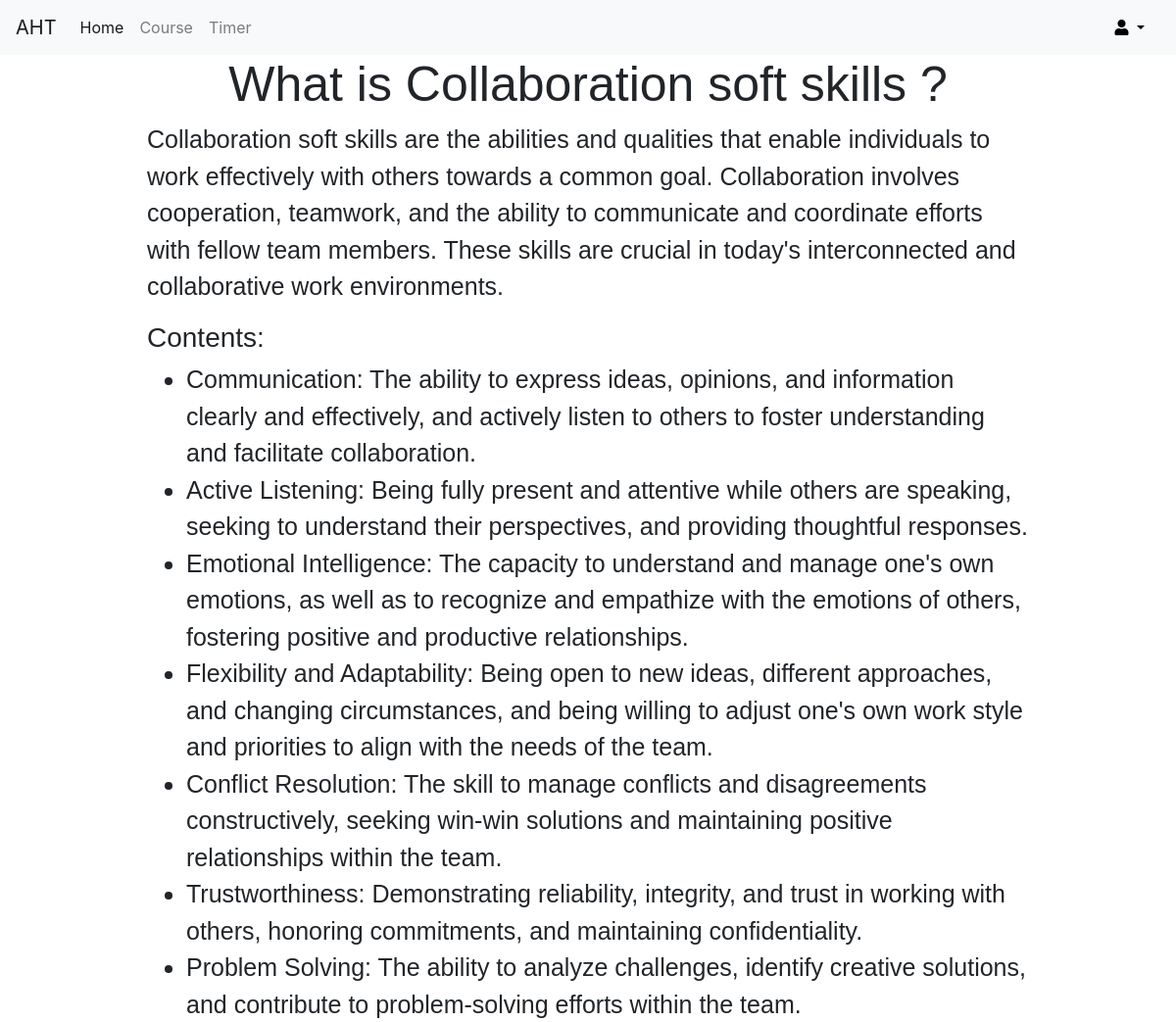
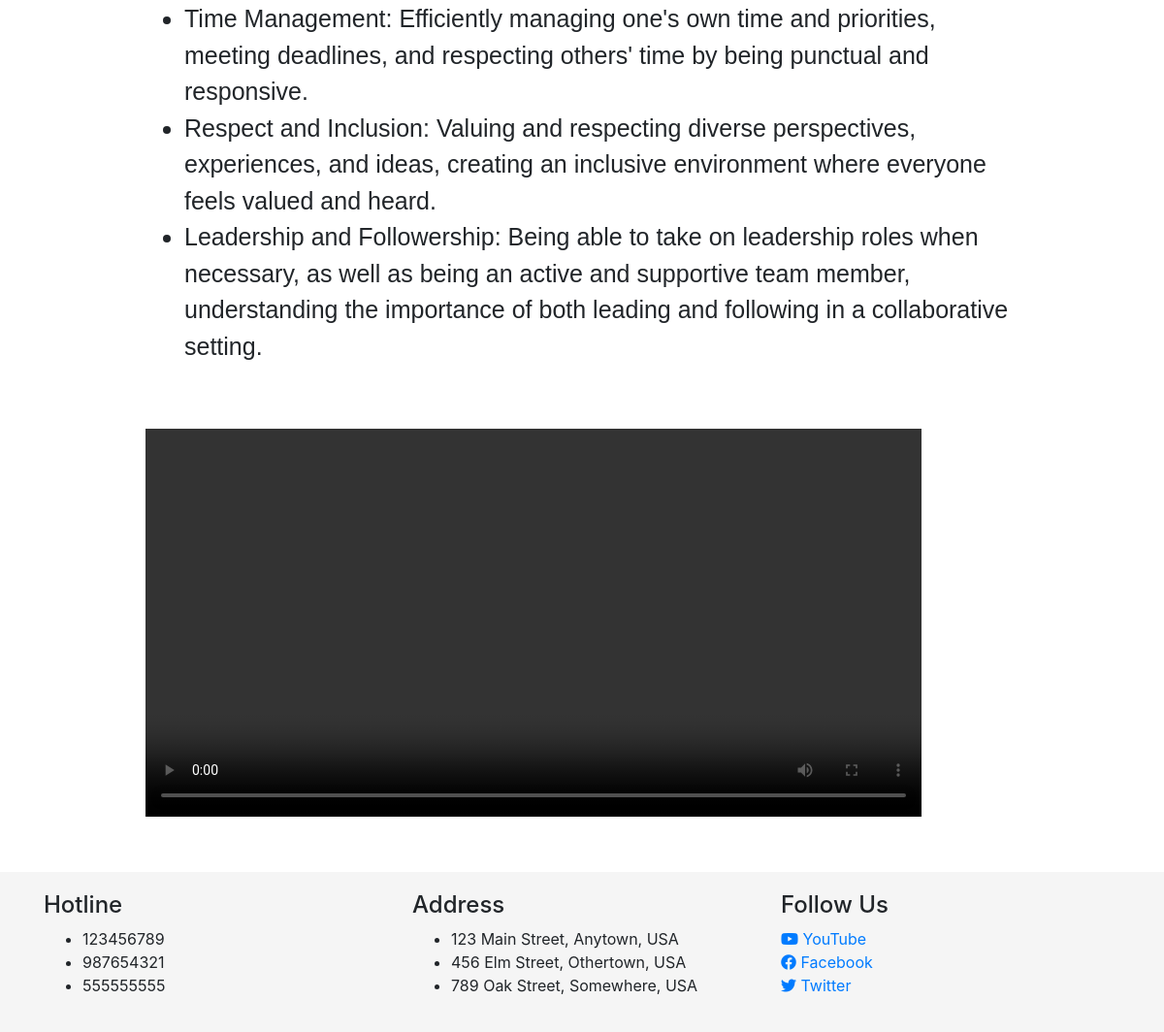
Screenshot of /course/56/ with the database file from the repository (2 pictures, top to bottom).
### user/models.py (models this page shows, shortened)
class Course(models.Model):
    card_image = models.CharField(max_length=200, null=True)
    card_title = models.CharField(max_length=200, null=True)
    card_text = models.CharField(max_length=200, null=True)
    title = models.CharField(max_length=200)
    description = models.TextField(blank=True, null=True)
    contents = models.TextField(blank=True, null=True)
    videos = models.CharField(max_length=200, null=True)

### user/views.py (the view)
# urls.py: path('course/<int:course_id>/', views.detail, name='detail'),
def detail(request, course_id):
    courses = Course.objects.filter(id=course_id)
    context = {"courses": courses, "course_id":course_id}
    for course in courses:                                                             #cai nay khi dung sang trang khac thi copy nguyen si no vao
        contents = json.loads(course.contents)
        course.contents = contents
    return render(request,'detail.html', context)

### templates/detail.html (shortened to what this page needs)
{% load static %}
<!DOCTYPE html>
<html lang="en">
<head>
    <link rel="stylesheet" href="{% static 'css/detail.css' %}">
    <link rel="stylesheet" href="https://cdnjs.cloudflare.com/ajax/libs/font-awesome/5.15.3/css/all.min.css">
    <link rel="stylesheet" href="https://cdnjs.cloudflare.com/ajax/libs/font-awesome/5.15.3/css/all.min.css">
    <link rel="stylesheet" href="https://maxcdn.bootstrapcdn.com/bootstrap/4.5.2/css/bootstrap.min.css">
</head>
<body>
  <nav class="navbar navbar-expand-lg navbar-light bg-light">
		<a class="navbar-brand" href="{% url 'homepage' %}">AHT</a>
		<div class="collapse navbar-collapse" id="navbarNav">
			<ul class="navbar-nav">
				<li class="nav-item active">
					<a class="nav-link" href="{% url 'homepage' %}">Home</a>
				</li>
				<li class="nav-item">
					<a class="nav-link" href="{% url 'course' %}">Course</a>
				</li>
				<li class="nav-item">
					<a class="nav-link" href="{% url 'timer' %}" >Timer</a>
				</li>
			</ul>
		</div>
    <div>
          <a class="nav-link dropdown-toggle" href="#" id="navbarDropdown" role="button" data-toggle="dropdown" aria-haspopup="true" aria-expanded="false">
            <i class="fas fa-user"></i>
          </a>
    </div>
	</nav>
        <div class="detail-container">
        {% for course in courses %}
        {% if course_id %}
          <h2>{{ course.title }}</h2>
          <p>{{ course.description }}</p>
          {% if course.contents %}
              <h3>Contents:</h3>
              <ul>
                  {% for key, value in course.contents.items %}
                      <li>{{ value }}</li>
                  {% endfor %}
              </ul>
          {% endif %}
          <video class="video-contents" controls>
            <source src="{{course.videos}}">
          </video>
        {% endif %}
        {% endfor %}
        </div>
          <div class="footer">
            <div class="container">
              <div class="row">
                <div class="col-md-4">
                  <h4>Hotline</h4>
                  <ul>
                    <li>123456789</li>
                    <li>987654321</li>
                    <li>555555555</li>
                  </ul>
                </div>
                <div class="col-md-4">
                  <h4>Address</h4>
                  <ul>
                    <li>123 Main Street, Anytown, USA</li>
                    <li>456 Elm Street, Othertown, USA</li>
                    <li>789 Oak Street, Somewhere, USA</li>
                  </ul>
                </div>
                <div class="col-md-4">
                  <h4>Follow Us</h4>
                  <ul class="list-inline">
                    <li>
                      <a href="https://www.youtube.com/channel/UCGIIzeVV5SY7GU97GIYBgnQ">
                        <i class="fab fa-youtube"></i> YouTube
                      </a>
                    </li>
                    <li>
                      <a href="https://www.facebook.com/lmao098">
                        <i class="fab fa-facebook"></i> Facebook
                      </a>
                    </li>
                    <li>
                      <a href="https://twitter.com/Whoknow098">
                        <i class="fab fa-twitter"></i> Twitter
                      </a>
                    </li>
                  </ul>
                </div>
              </div>
            </div>
          </div>
  </body>
</html>

### static/css/detail.css (style rules this page uses)
.detail-container { width: 900px; font-family: 'Gill Sans', 'Gill Sans MT', Calibri, 'Trebuchet MS', sans-serif; margin: 0 auto; }
.detail-container h2 { font-size: 50px; text-align: center; }
.detail-container p { font-size: 25px; }
.detail-container li { font-size: 25px; }
.nav-link, .dropdown-item { color: black; text-decoration: none; }
.video-contents { margin-top: 50px; width: 800px; height: 400px; }
.footer { background-color: #f5f5f5; padding: 20px 0; bottom: 0; width: 100%; margin-top: 50px; }

### rows the page displays
Course: title "What is Collaboration soft skills ?", description "Collaboration soft skills are the abilities and qualities that enable individuals to work effectively with others towards a common goal. Collaboration involves cooperation, teamwork, and the ability to communicate and coordinate efforts with fellow team members. These skills are crucial in today's interconnected and collaborative work environments.", contents "Communication: The ability to express ideas, opinions, and information clearly and effectively, and actively listen to others to foster understanding and facilitate collaboration." "Active Listening: Being fully present and attentive while others are speaking, seeking to understand their perspectives, and providing thoughtful responses." "Emotional Intelligence: The capacity to understand and manage one's own emotions, as well as to recognize and empathize with the emotions of others, fostering positive and productive relationships." "Flexibility and Adaptability: Being open to new ideas, different approaches, and changing circumstances, and being willing to adjust one's own work style and priorities to align with the needs of the team." "Conflict Resolution: The skill to manage conflicts and disagreements constructively, seeking win-win solutions and maintaining positive relationships within the team." "Trustworthiness: Demonstrating reliability, integrity, and trust in working with others, honoring commitments, and maintaining confidentiality." "Problem Solving: The ability to analyze challenges, identify creative solutions, and contribute to problem-solving efforts within the team." "Time Management: Efficiently managing one's own time and priorities, meeting deadlines, and respecting others' time by being punctual and responsive." "Respect and Inclusion: Valuing and respecting diverse perspectives, experiences, and ideas, creating an inclusive environment where everyone feels valued and heard." "Leadership and Followership: Being able to take on leadership roles when necessary, as well as being an active and supportive team member, understanding the importance of both leading and following in a collaborative setting."
